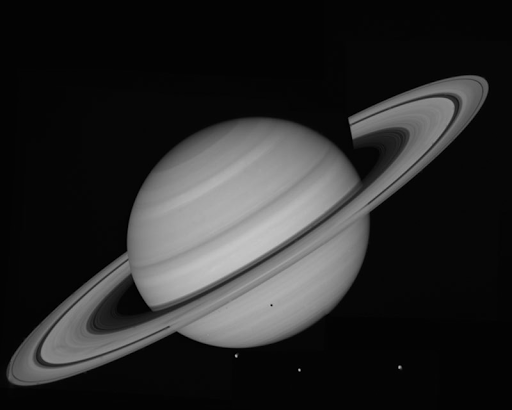
%> input picture saturn.png, 512 x 410 px
$ octave '2A-L2 Filtering.m'   (GNU Octave 9; MATLAB toolbox functions it lacks are replaced by stand-ins)
%> lines starting %> are read from the running program, lines starting %| are printed output that depends on the picture
% Apply a Gaussian filter to remove noise
saturn = imread('saturn.png');
%> saturn is the input picture: size 410x512 uint8; min 0, max 198, mean 41
imshow(saturn);

% TODO: Add noise to the image
noise_sigma = 25
noise_filter = randn(size(saturn)) .* noise_sigma;
noisey_saturn = noise_filter + saturn;
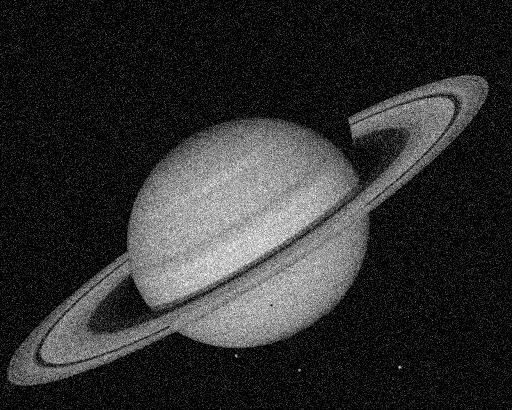
%> noisey_saturn: size 410x512 uint8; min 0, max 255, mean 46.4
imshow(noisey_saturn)

% TODO: Now apply a Gaussian filter to smooth out the noise
% Note: You may need to pkg load image;
gausian_sigma = 15;
gausian_size = 31;

pkg load image
gaussian_filter = fspecial('gaussian', gausian_size, gausian_sigma);
filter_saturn = imfilter(noisey_saturn, gaussian_filter);
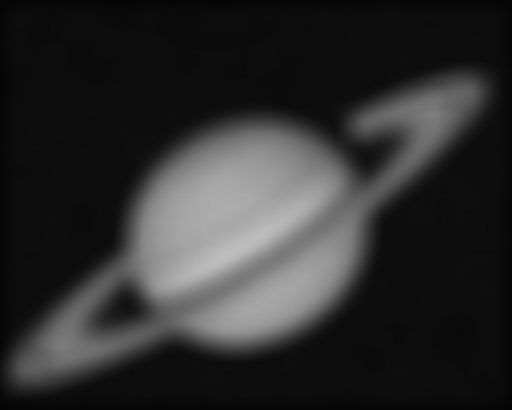
%> filter_saturn: size 410x512 uint8; min 3, max 190, mean 46.1
imshow(filter_saturn)
